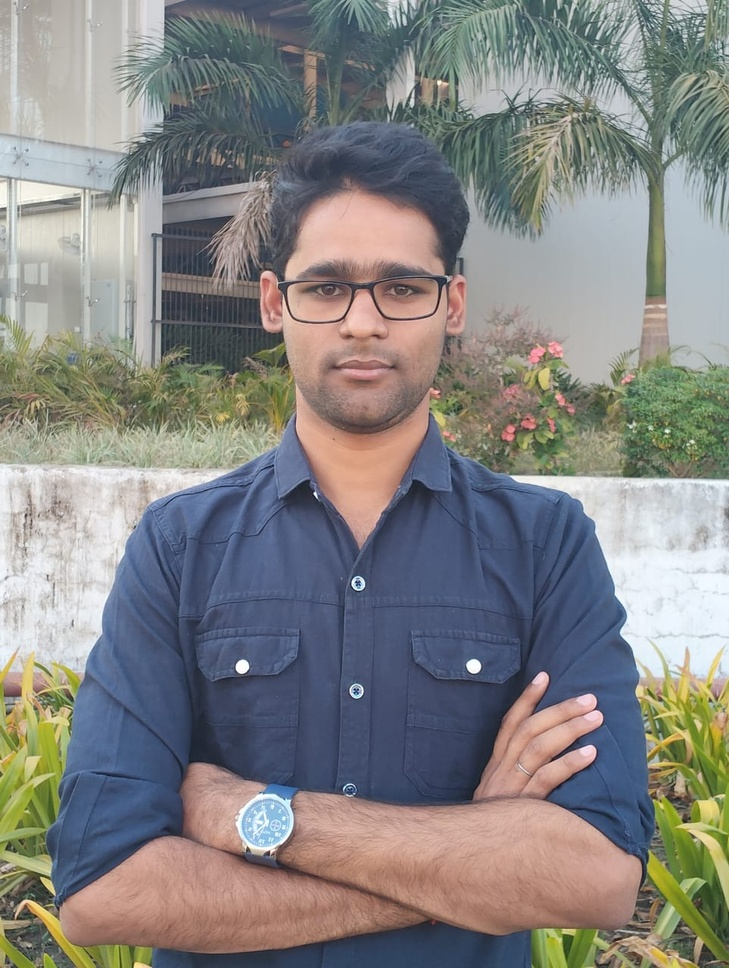
#> input picture campus_safety_ai/data/faces_dataset/Authorized_Staff/admin.jpg, 729 x 968 px, shrunk from 963 x 1280 before the run
$ python -i video_filters.py   (imports and definitions only)
#> lines starting #> are read from the running program, lines starting #| are printed output that depends on the picture
#> further down, picture is the input picture: shape (968, 729, 3); mean B, G, R 130.6, 131.7, 132.3
"""
video_filters.py — Real-Time Video Processing Filters
Provides 7 algorithms that transform a BGR frame into a styled output BGR frame.
Each function accepts and returns a NumPy BGR image array.
"""
import cv2
import numpy as np


FILTER_DISPLAY_NAMES = {
    "original":  "Original",
    "grayscale": "Black & White",
    "heatmap":   "Heat Signature",
    "canny":     "Canny Edge",
    "sketch":    "Pencil Sketch",
    "cartoon":   "Cartoon",
    "emboss":    "Emboss Relief",
    "negative":  "Negative / Invert",
}

FILTER_IDS = list(FILTER_DISPLAY_NAMES.keys())


# ─────────────────────────────────────────────
# 1. Original (no-op)
# ─────────────────────────────────────────────
def filter_original(frame: np.ndarray) -> np.ndarray:
    return frame.copy()


# ─────────────────────────────────────────────
# 2. Black & White (Grayscale)
# ─────────────────────────────────────────────
def filter_grayscale(frame: np.ndarray) -> np.ndarray:
    gray = cv2.cvtColor(frame, cv2.COLOR_BGR2GRAY)
    return cv2.cvtColor(gray, cv2.COLOR_GRAY2BGR)


# ─────────────────────────────────────────────
# 3. Heat Signature (Infrared / Thermal look)
# ─────────────────────────────────────────────
# [16 lines left out: functions filter_heatmap, filter_canny, not called in this run]


# ─────────────────────────────────────────────
# 5. Pencil Sketch
# ─────────────────────────────────────────────
def filter_sketch(frame: np.ndarray) -> np.ndarray:
    gray = cv2.cvtColor(frame, cv2.COLOR_BGR2GRAY)
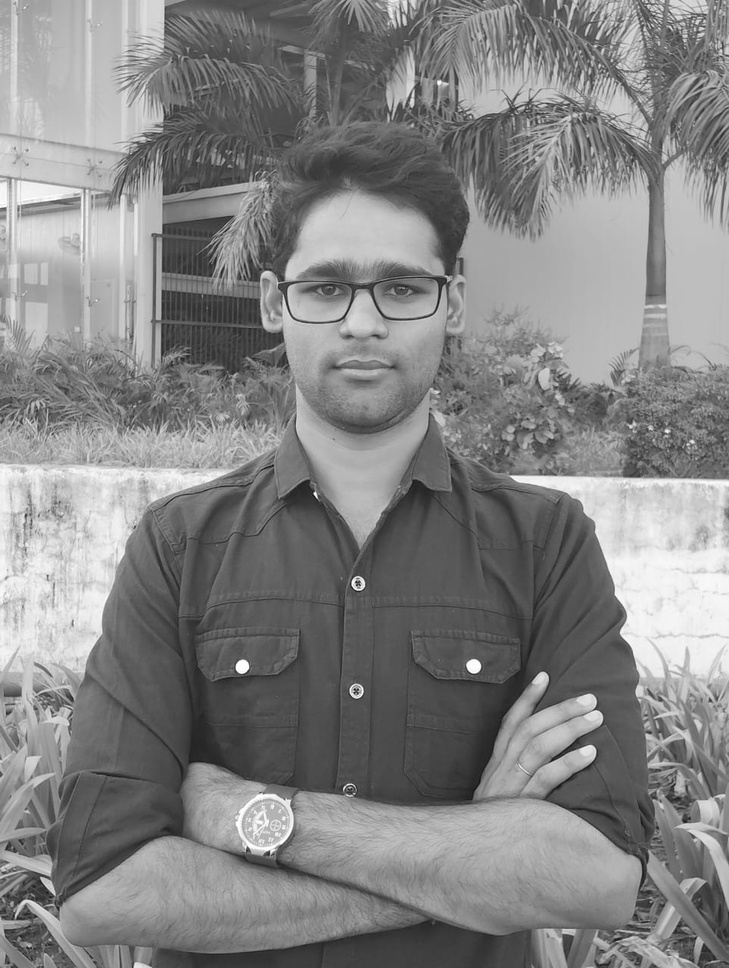
#> gray: shape (968, 729); min 10, max 255, mean 131.8
    # Smooth to reduce noise
    blurred = cv2.medianBlur(gray, 5)
    # Invert and blur
    inv = cv2.bitwise_not(blurred)
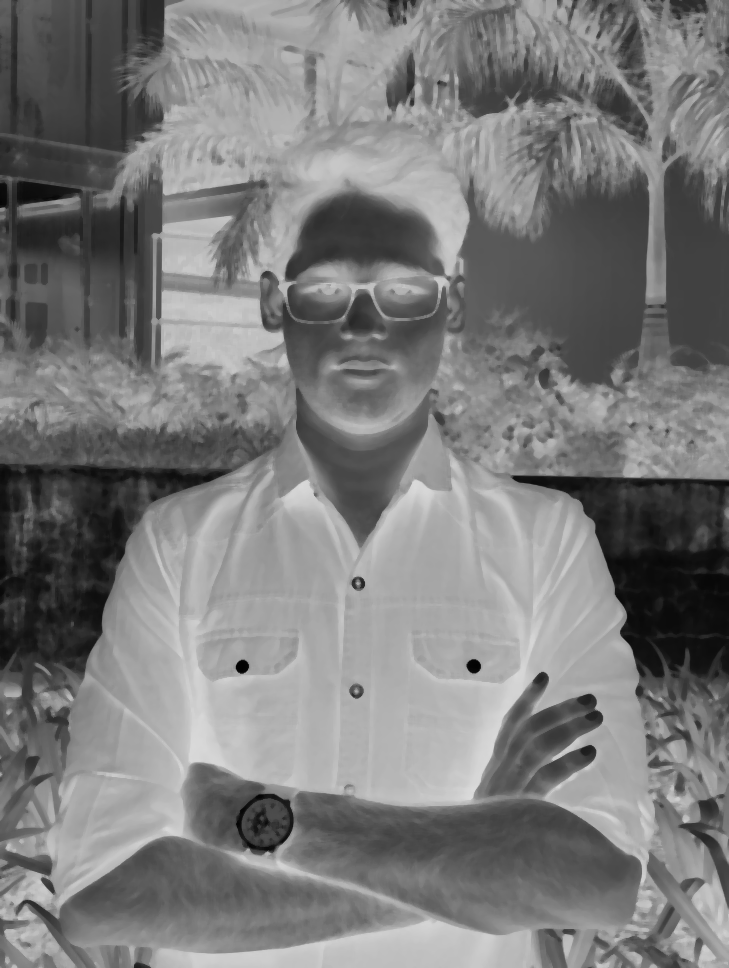
#> inv: shape (968, 729); min 1, max 219, mean 123.1
    inv_blur = cv2.GaussianBlur(inv, (21, 21), 0)
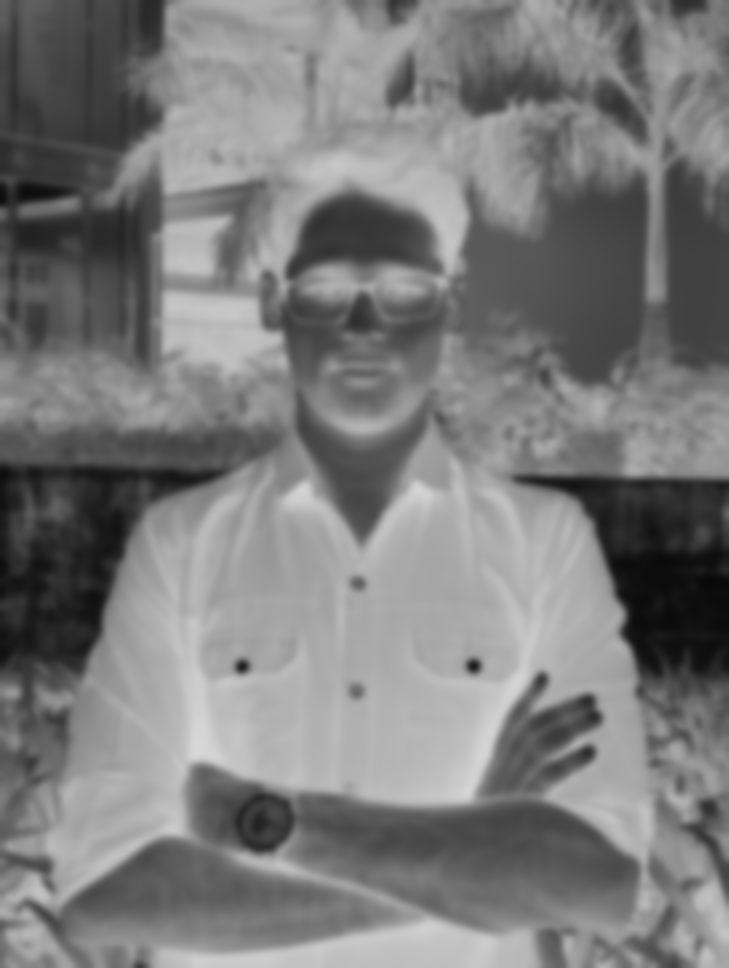
#> inv_blur: shape (968, 729); min 9, max 216, mean 123.1
    # Dodge blend
    sketch = cv2.divide(blurred, cv2.bitwise_not(inv_blur), scale=256.0)
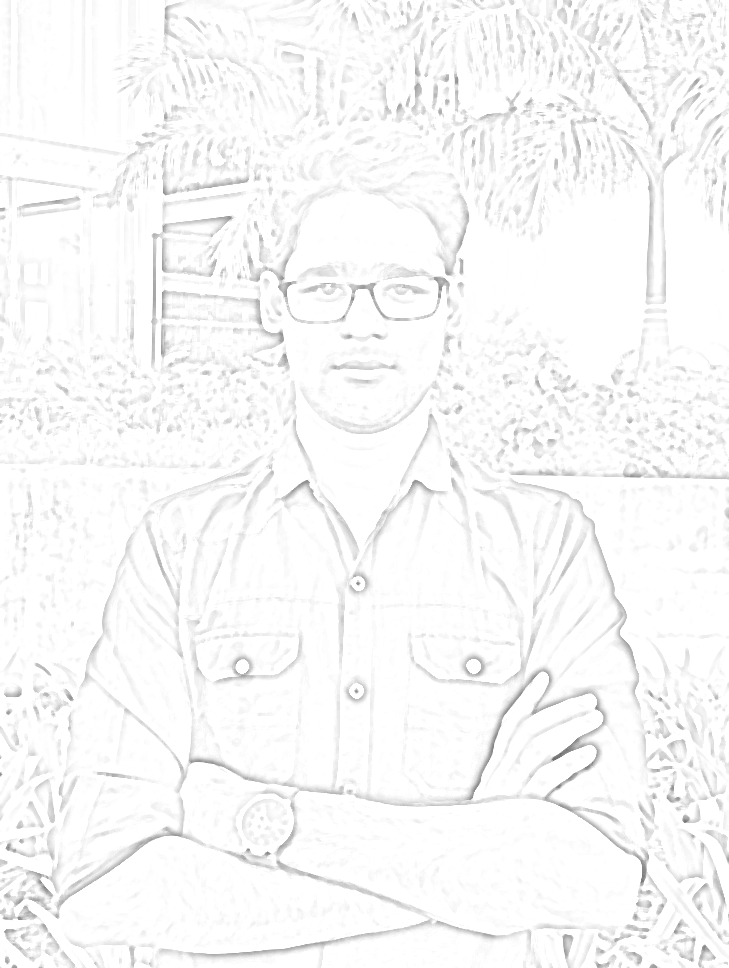
#> sketch: shape (968, 729); min 108, max 255, mean 248.8
    return cv2.cvtColor(sketch, cv2.COLOR_GRAY2BGR)


# ─────────────────────────────────────────────
# 6. Cartoon Effect
# ─────────────────────────────────────────────
# [31 lines left out: functions filter_cartoon, filter_emboss, not called in this run]


# ─────────────────────────────────────────────
# 8. Negative / Invert
# ─────────────────────────────────────────────
def filter_negative(frame: np.ndarray) -> np.ndarray:
    return cv2.bitwise_not(frame)


# ─────────────────────────────────────────────
# Dispatcher
# ─────────────────────────────────────────────
_FILTER_MAP = {
    "original":  filter_original,
    "grayscale": filter_grayscale,
    "heatmap":   filter_heatmap,
    "canny":     filter_canny,
    "sketch":    filter_sketch,
    "cartoon":   filter_cartoon,
    "emboss":    filter_emboss,
    "negative":  filter_negative,
}

# [7 lines left out: function apply_filter, not called in this run]

>>> import cv2
>>> picture = cv2.imread('../data/faces_dataset/Authorized_Staff/admin.jpg')
>>> result = filter_sketch(picture)
